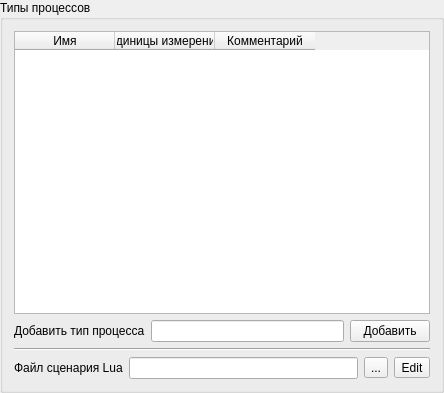
<?xml version="1.0" encoding="UTF-8"?>
<ui version="4.0">
 <class>ProcessesPage</class>
 <widget class="QGroupBox" name="ProcessesPage">
  <property name="geometry">
   <rect>
    <x>0</x>
    <y>0</y>
    <width>444</width>
    <height>393</height>
   </rect>
  </property>
  <property name="windowTitle">
   <string>GroupBox</string>
  </property>
  <property name="windowIcon">
   <iconset>
    <normaloff>../../../icon.png</normaloff>../../../icon.png</iconset>
  </property>
  <property name="title">
   <string>Типы процессов</string>
  </property>
  <layout class="QVBoxLayout" name="verticalLayout_2">
   <item>
    <widget class="QTableWidget" name="t_processes">
     <property name="contextMenuPolicy">
      <enum>Qt::CustomContextMenu</enum>
     </property>
     <attribute name="horizontalHeaderHighlightSections">
      <bool>false</bool>
     </attribute>
     <attribute name="verticalHeaderVisible">
      <bool>false</bool>
     </attribute>
     <attribute name="verticalHeaderHighlightSections">
      <bool>false</bool>
     </attribute>
     <column>
      <property name="text">
       <string>Имя</string>
      </property>
     </column>
     <column>
      <property name="text">
       <string>Единицы измерений</string>
      </property>
     </column>
     <column>
      <property name="text">
       <string>Комментарий</string>
      </property>
     </column>
    </widget>
   </item>
   <item>
    <layout class="QHBoxLayout" name="horizontalLayout">
     <item>
      <widget class="QLabel" name="l_addProcess">
       <property name="sizePolicy">
        <sizepolicy hsizetype="Fixed" vsizetype="Preferred">
         <horstretch>0</horstretch>
         <verstretch>0</verstretch>
        </sizepolicy>
       </property>
       <property name="text">
        <string>Добавить тип процесса</string>
       </property>
       <property name="buddy">
        <cstring>le_processName</cstring>
       </property>
      </widget>
     </item>
     <item>
      <widget class="QLineEdit" name="le_processName"/>
     </item>
     <item>
      <widget class="QPushButton" name="b_addProcess">
       <property name="text">
        <string>Добавить</string>
       </property>
      </widget>
     </item>
    </layout>
   </item>
   <item>
    <widget class="Line" name="line">
     <property name="orientation">
      <enum>Qt::Horizontal</enum>
     </property>
    </widget>
   </item>
   <item>
    <layout class="QHBoxLayout" name="horizontalLayout_5">
     <item>
      <widget class="QLabel" name="l_fileLuaProcesses">
       <property name="sizePolicy">
        <sizepolicy hsizetype="Fixed" vsizetype="Fixed">
         <horstretch>0</horstretch>
         <verstretch>0</verstretch>
        </sizepolicy>
       </property>
       <property name="text">
        <string>Файл сценария Lua</string>
       </property>
       <property name="buddy">
        <cstring>le_fileLuaProcesses</cstring>
       </property>
      </widget>
     </item>
     <item>
      <widget class="QLineEdit" name="le_fileLuaProcesses">
       <property name="readOnly">
        <bool>true</bool>
       </property>
      </widget>
     </item>
     <item>
      <widget class="QToolButton" name="tb_fileLuaProcesses">
       <property name="text">
        <string>...</string>
       </property>
      </widget>
     </item>
     <item>
      <widget class="QToolButton" name="tb_fileLuaProcessesEdit">
       <property name="text">
        <string>Edit</string>
       </property>
      </widget>
     </item>
    </layout>
   </item>
  </layout>
  <action name="actionRemove">
   <property name="text">
    <string>Remove</string>
   </property>
  </action>
 </widget>
 <resources/>
 <connections/>
</ui>
